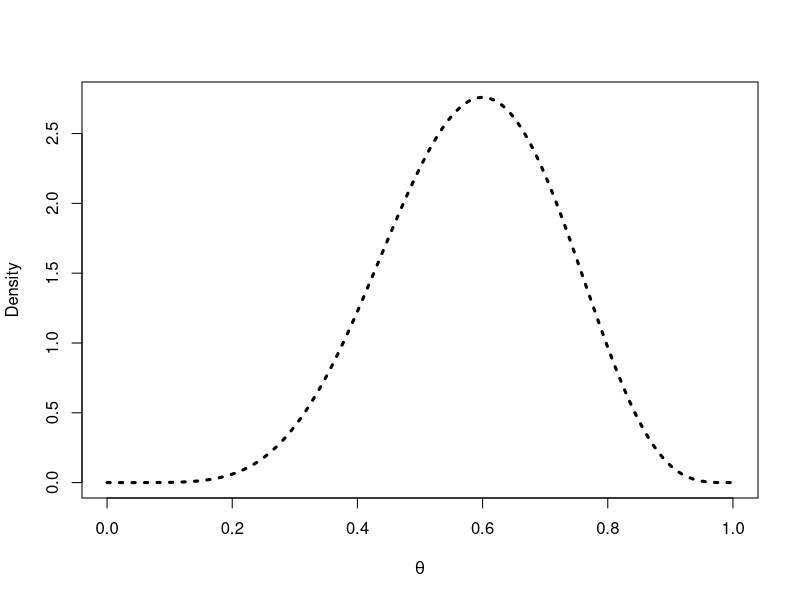
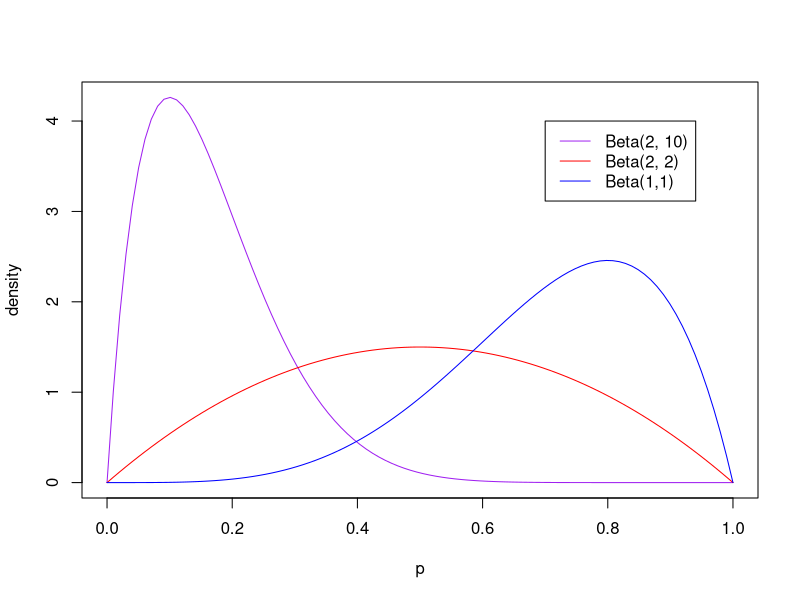
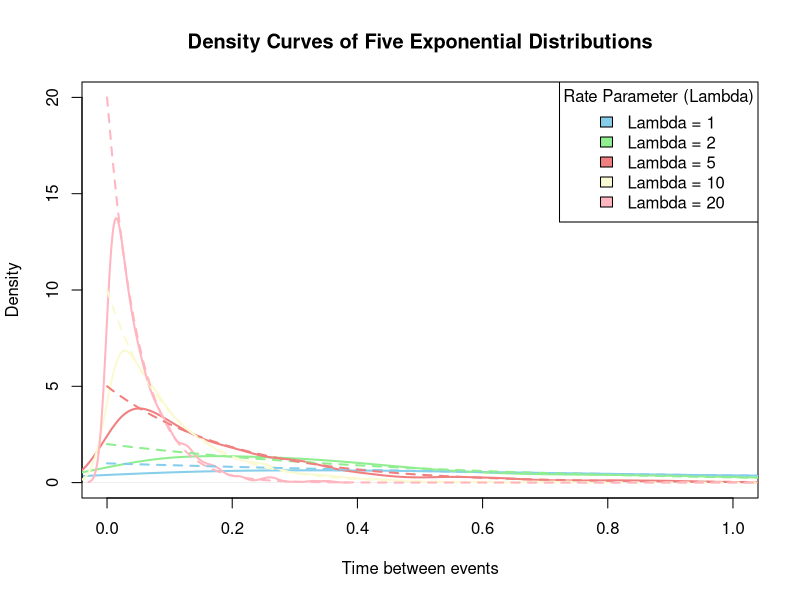

These charts were generated, in order, by the following R code:
## ---- chunk 1
n <- 10
# Fixing values of a,b. Chosen skewed Beta.
# a = 21/8
# b = 0.04
a <- 0.25
b <- 0.25
th <- seq(0, 1, length = 500)
x <- 6
like <- dbeta(th, x + 1 , n - x + 1)
## ---- chunk 2
plot(th, like, type = "l", ylab = "Density",
     lty = 3, lwd = 3, xlab = expression(theta))
## ---- chunk 3
#define range
p = seq(0,1, length=100)

#plot several Beta distributions
plot(p, dbeta(p, 2, 10), ylab='density', type ='l', col='purple')
lines(p, dbeta(p, 2, 2), col='red') 
lines(p, dbeta(p, 5, 2), col='blue')

#add legend
legend(.7, 4, c('Beta(2, 10)','Beta(2, 2)','Beta(1,1)'),
       lty=c(1,1,1),col=c('purple', 'red', 'blue'))

## ---- chunk 4
pbeta(0.8, shape1 = 4/3, shape2 = 2, lower.tail = FALSE)
## ---- chunk 5
# Set the random seed for reproducibility
set.seed(42)

# Parameters for the Exponential distributions (different lambda values)
lambdas <- c(1, 2, 5, 10, 20)  # Different rate parameters
n <- 1000  # Number of samples for each distribution

# Simulate data from the five Exponential distributions
data_list <- lapply(lambdas, function(lambda) rexp(n, rate = lambda))

# Create a color palette for the different distributions
colors <- c("skyblue", "lightgreen", "lightcoral", "lightgoldenrodyellow", "lightpink")

# Set up a plotting area for a single plot
plot(density(data_list[[1]]), col = colors[1], main = "Density Curves of Five Exponential Distributions",
     xlab = "Time between events", xlim = c(0, 1),
     ylim = c(0, 20), lwd = 2)

# Add density curves for the other four distributions on the same plot
for (i in 2:5) {
  lines(density(data_list[[i]]), col = colors[i], lwd = 2)
}

# Add the theoretical Exponential distribution curves for each rate
x_vals <- seq(0, max(sapply(data_list, max)), length.out = 1000)
for (i in 1:5) {
  lines(x_vals, dexp(x_vals, rate = lambdas[i]), col = colors[i], lwd = 2, lty = 2)
}

# Add a legend to identify the distributions
legend("topright", legend = paste("Lambda =", lambdas), fill = colors, title = "Rate Parameter (Lambda)")
